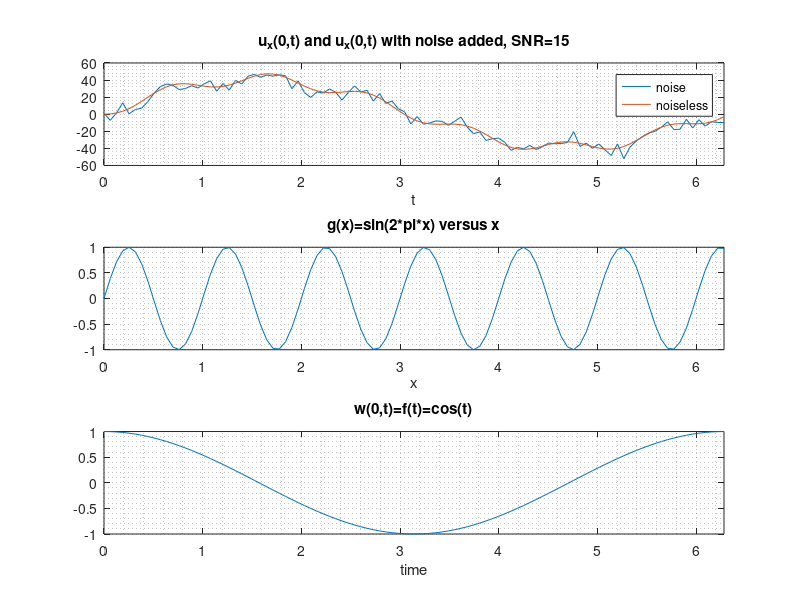
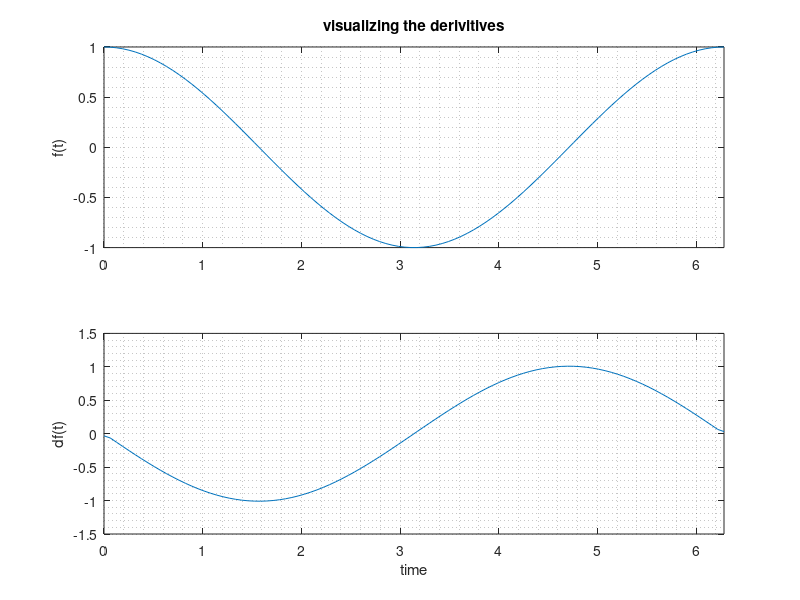

Source code (MATLAB) for these figures, in order: (Note: this script raises an error after producing the figures.)
clear all
clc
addpath('./fortan_conversions/')

%% THIS PART IS THE FORWARD PROBLEM
% We have that w(x,t) = f(t-x) + integral(k(x,s)*f(t-s)ds) from s->t for
% 0<x<=t
% Assuming that q(x) = 0 at first for simplicity which causes k(x,s) = 0;
tlimit=2*pi;tlen=100; tstepsize=tlimit/tlen;
xlimit=2*pi;xlen=100; xstepsize=xlimit/xlen;
tspan=linspace(0,tlimit,tlen);
xmesh=linspace(0,xlimit,xlen);
% For recovering g(x) we meed f(0)!=0
% Define f(t)=cos(t)
f=cos(tspan);
% Define g(x)=sin(2*pi*x)
g=sin(2*pi*xmesh); 
% g=exp(-xmesh).*sin(2*pi*xmesh); 

% Generate the w(x,t)
w=zeros(xlen,tlen);
for t=1:tlen
    for x=1:xlen
        if (x<=t)
            w(x,t) =  f(t-x+1);
        else
            w(x,t) = 0;
        end
    end
end

% u_x(0,t)=integral(g(x)w(x,t)dt) from 0->t
% Generate the u_x0(t)
u_x0=zeros(1,tlen);
for t=2:tlen
    u_x0(t)=u_x0(t-1); % start with the previous iteration because we build over time
    for i=1:xlen
        u_x0(t)=u_x0(t) + g(i)*w(i,t);
    end
end

% We want to test f(x) and g(x) that are from the sinusoidal and
% decaying exponential families.

% For this noise, calculate the power of the signal then choose
% a range of SNR.  The goal is to have an exponential curve of error % vs
% SNR
snr=15;
u_x0_noisy = awgn(u_x0,snr,'measured');

% plotting the calculated u_x(0,t) and noisy version and some other stuff
str=sprintf('u_x(0,t) and u_x(0,t) with noise added, SNR=%d',snr);
figure(1); subplot(3,1,1); plot(tspan,u_x0_noisy);title(str);xlabel('t');hold on; plot(tspan, u_x0);grid minor; legend('noise','noiseless');hold off; xlim([0 2*pi]);
% figure(1); subplot(3,1,1);  plot(tspan, u_x0);title('Generated u_x(0,t)');xlabel('time');grid minor; xlim([0 2*pi]);
subplot(3,1,2); plot(xmesh,g);title('g(x)=sin(2*pi*x) versus x'); xlabel('x'); grid minor; xlim([0 2*pi]);
subplot(3,1,3); plot(tspan,f);title('w(0,t)=f(t)=cos(t)'); xlabel('time');grid minor; xlim([0 2*pi]);


%% THIS PART STARTS THE INVERSE PROBLEM
% this solves the following volterra equation for G(t):
%   u_x(0,t)= f(0)G(t) + integral(f'(t-x)G(x)dx)(0->t)
% then we differentiate G(t) to get g(t)=g(x) for t<x

% calculate f'(t) = (f(x+h)-f(x))/h
df=gradient(f)/xstepsize;

% plotting pretty pictures of f(x) and f'(x)
figure(2);subplot(2,1,1);plot(xmesh,f);ylabel('f(t)');grid minor;xlim([0 2*pi]);
title('visualizing the derivitives');
subplot(2,1,2);plot(xmesh,df);ylabel('df(t)');xlabel('time');grid minor;xlim([0 2*pi]);

% rearrange the above volterra eq for G(t)
%   G(t)= u_x(0,t)/f(0) + integral(-f'(t-x)G(x)dx)(0->t)
% [G,tt]=voltra(tlen, 1, 0, tstepsize, u_x0./f(1), -df./f(1));
[G,tt]=voltra(tlen, 1, 0, tstepsize, u_x0_noisy./f(1), -df./f(1));

% get g(t) from G(t)
recovered_g=gradient(G);
drg=gradient(recovered_g); %drg is our actual recovered g

% Plotting pretty pictures
figure(3); subplot(3,1,1);plot(tspan,G);
title('Recovered G(t)'); grid minor;xlim([0 tlimit]);
subplot(3,1,2); plot(tspan,recovered_g);
title('Recovered g(t)');xlabel('t'); grid minor;xlim([0 tlimit]);
subplot(3,1,3); plot(tspan,drg);
title('Recovered dg(t)');xlabel('t'); grid minor;xlim([0 tlimit]);

mean_squared_err=immse(drg,g);
str=sprintf('Plot of recovered g versus known g for SNR=%d; MSE=%f',snr,mean_squared_err);
figure(4);  plot(tspan,g); 
hold on;plot(tspan,drg);hold off; 
xlabel('time');legend('known g','recovered g');title(str);grid minor;

% str=sprintf('u_x(0,t) and u_x(0,t) with noise added, SNR=%d',snr);
% figure(5);subplot(2,1,1);plot(tspan,u_x0_noisy);title(str);xlabel('time');hold on; plot(tspan, u_x0);grid minor; legend('noise','noiseless');hold off; xlim([0 2*pi]);
% str=sprintf('Plot of recovered g versus known g for SNR=%d; MSE=%f',snr,mean_squared_err);
% subplot(2,1,2);plot(tspan,g); hold on;plot(tspan,drg);hold off; xlabel('time');legend('known g','recovered g');title(str);grid minor;

% str=sprintf('u_x(0,t)');
% figure(6);subplot(2,1,1);plot(tspan,u_x0_noisy);title(str);xlabel('time');hold on; plot(tspan, u_x0);grid minor; legend('noise','noiseless');hold off; xlim([0 2*pi]);
% str=sprintf('Plot of recovered g versus known g; MSE=%f',mean_squared_err);
% subplot(2,1,2);plot(tspan,g); hold on;plot(tspan,drg);hold off; xlabel('time');legend('known g','recovered g');title(str);grid minor;
